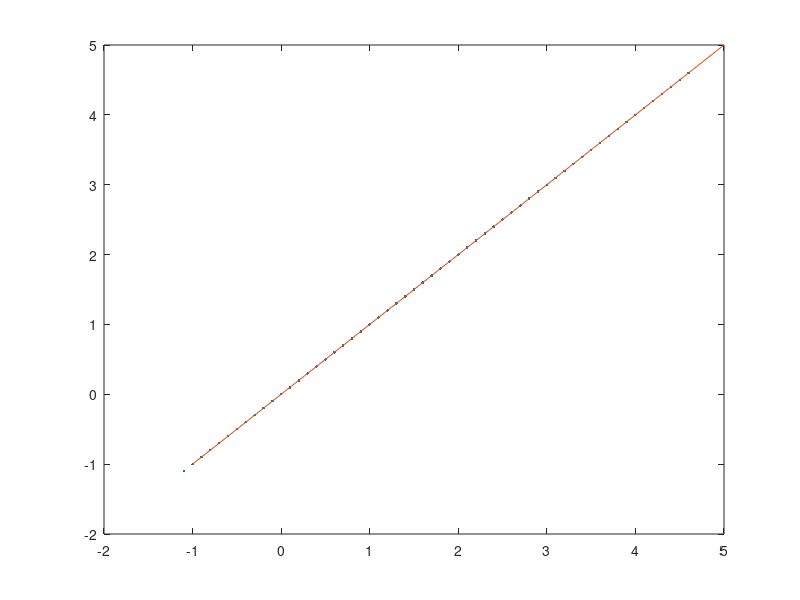

This chart was generated by the following MATLAB code:
mu=32e9; % Shear modulus, Pa
scaling_a=3e-5;
scaling_exp=1;
% Mag=[-1.1:0.1:4.6]; % Get the seismic magnitude
% moment=10.^((3*(Mag+6.07))/2); % Convert to seismic moment
% %     len(ii)=10^(log10(moment/(mu*pi*(scaling_exp+2)))); % Calculate length required TYPO'D
% len=10.^(log10(moment/(mu*pi*scaling_a))/(scaling_exp+2)); % Calculate length required
% disp=scaling_a.*(len.^scaling_exp); % Use scaling law to work out displacement
% 
% stress=((7*pi)/16)*mu*(disp/(len));
% Mo=(16/7).*stress.*(0.5*len).^3;
% Mw=(2/3).*log(Mo)-6.07;
% 
% % plot(Mag,Mw,'.')
% 
L=43.892

M=L^3*(0.5*L)^2

l=10^((log10(M)-2*log10(0.5))/5)
% 
Mag=[-1.1:0.1:4.6]; % Get the seismic magnitude
mo=10.^((3/2)*(Mag+6.07)); % Convert to seismic moment
M=mo/(pi*mu*2*scaling_a);
len=nthroot(8*M,scaling_exp+2);
disp=scaling_a.*(len.^scaling_exp); % Use scaling law to work out displacement

radius=len/2;
stress=((7*pi)/16)*mu*(disp/radius);
Mo=(16/7).*stress.*(radius.^3);
Mw=(2/3).*log10(Mo)-6.07;

plot(Mag,Mw,'.')
hold on
plot(-1:5,-1:5)
Mw-Mag

L=43.892;

M=L^(scaling_exp-1)*(0.5*L)^3;

l=10^((log10(M)-3*log10(0.5))/(scaling_exp+2));


L=18;

a=((scaling_a)*(L^scaling_exp))/(0.5*L)*(0.5*L)^3
a2=((2*scaling_a*(L^scaling_exp))/L)*(0.5*L)^3
a==a2